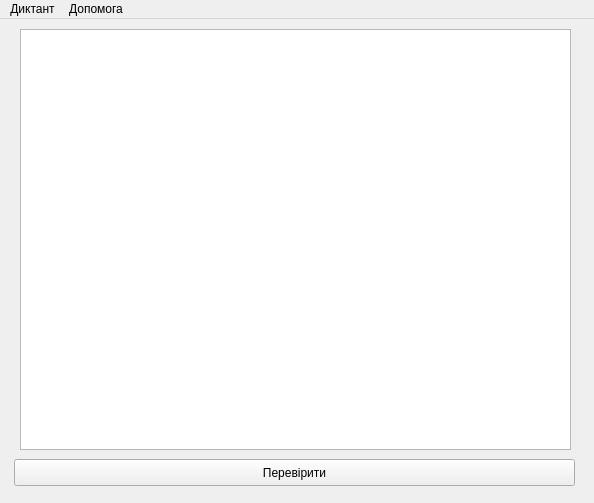
<?xml version="1.0" encoding="UTF-8"?>
<ui version="4.0">
 <class>MainWindow</class>
 <widget class="QMainWindow" name="MainWindow">
  <property name="geometry">
   <rect>
    <x>0</x>
    <y>0</y>
    <width>594</width>
    <height>503</height>
   </rect>
  </property>
  <property name="windowTitle">
   <string>MainWindow</string>
  </property>
  <widget class="QWidget" name="centralWidget">
   <widget class="QTextEdit" name="UserText">
    <property name="geometry">
     <rect>
      <x>20</x>
      <y>10</y>
      <width>551</width>
      <height>421</height>
     </rect>
    </property>
   </widget>
   <widget class="QPushButton" name="pushButton">
    <property name="geometry">
     <rect>
      <x>14</x>
      <y>440</y>
      <width>561</width>
      <height>27</height>
     </rect>
    </property>
    <property name="text">
     <string>Перевірити</string>
    </property>
   </widget>
  </widget>
  <widget class="QMenuBar" name="menuBar">
   <property name="geometry">
    <rect>
     <x>0</x>
     <y>0</y>
     <width>594</width>
     <height>25</height>
    </rect>
   </property>
   <widget class="QMenu" name="menu">
    <property name="title">
     <string>Диктант</string>
    </property>
    <addaction name="text_info"/>
    <addaction name="action_2"/>
   </widget>
   <widget class="QMenu" name="menu_2">
    <property name="title">
     <string>Допомога</string>
    </property>
    <addaction name="help_action"/>
    <addaction name="about_action"/>
   </widget>
   <addaction name="menu"/>
   <addaction name="menu_2"/>
  </widget>
  <action name="help_action">
   <property name="text">
    <string>Довідка</string>
   </property>
  </action>
  <action name="about_action">
   <property name="text">
    <string>Про програму</string>
   </property>
  </action>
  <action name="text_info">
   <property name="text">
    <string>Довідка</string>
   </property>
  </action>
  <action name="action_2">
   <property name="text">
    <string>Прослухати</string>
   </property>
  </action>
 </widget>
 <layoutdefault spacing="6" margin="11"/>
 <resources/>
 <connections/>
</ui>
